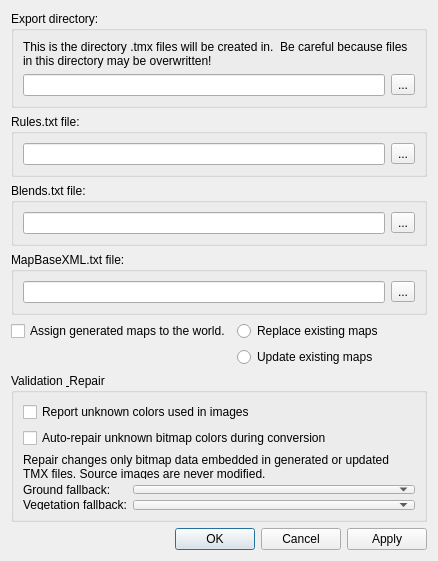
<?xml version="1.0" encoding="UTF-8"?>
<ui version="4.0">
 <class>BMPToTMXDialog</class>
 <widget class="QDialog" name="BMPToTMXDialog">
  <property name="geometry">
   <rect>
    <x>0</x>
    <y>0</y>
    <width>438</width>
    <height>540</height>
   </rect>
  </property>
  <property name="windowTitle">
   <string>BMP To TMX</string>
  </property>
  <layout class="QGridLayout" name="gridLayout">
   <item row="4" column="0">
    <layout class="QFormLayout" name="formLayout">
     <item row="0" column="0">
      <widget class="QCheckBox" name="assignMapCheckBox">
       <property name="text">
        <string>Assign generated maps to the world.</string>
       </property>
      </widget>
     </item>
     <item row="0" column="1">
      <widget class="QRadioButton" name="replaceExisting">
       <property name="text">
        <string>Replace existing maps</string>
       </property>
      </widget>
     </item>
     <item row="1" column="1">
      <widget class="QRadioButton" name="updateExisting">
       <property name="text">
        <string>Update existing maps</string>
       </property>
      </widget>
     </item>
    </layout>
   </item>
   <item row="5" column="0">
    <widget class="QGroupBox" name="validationRepairGroup">
     <property name="title">
      <string>Validation &amp; Repair</string>
     </property>
     <layout class="QVBoxLayout" name="validationRepairLayout">
      <item>
       <widget class="QCheckBox" name="warnUnknownColors">
        <property name="text">
         <string>Report unknown colors used in images</string>
        </property>
       </widget>
      </item>
      <item>
       <widget class="QCheckBox" name="repairUnknownColors">
        <property name="toolTip">
         <string>Replace colors that are not defined by Rules.txt in the generated or updated TMX bitmap data.</string>
        </property>
        <property name="text">
         <string>Auto-repair unknown bitmap colors during conversion</string>
        </property>
       </widget>
      </item>
      <item>
       <widget class="QLabel" name="repairExplanation">
        <property name="text">
         <string>Repair changes only bitmap data embedded in generated or updated TMX files. Source images are never modified.</string>
        </property>
        <property name="wordWrap">
         <bool>true</bool>
        </property>
       </widget>
      </item>
      <item>
       <layout class="QFormLayout" name="repairFallbackLayout">
        <item row="0" column="0">
         <widget class="QLabel" name="groundFallbackLabel">
          <property name="text">
           <string>Ground fallback:</string>
          </property>
         </widget>
        </item>
        <item row="0" column="1">
         <widget class="QComboBox" name="groundFallback"/>
        </item>
        <item row="1" column="0">
         <widget class="QLabel" name="vegetationFallbackLabel">
          <property name="text">
           <string>Vegetation fallback:</string>
          </property>
         </widget>
        </item>
        <item row="1" column="1">
         <widget class="QComboBox" name="vegetationFallback"/>
        </item>
       </layout>
      </item>
     </layout>
    </widget>
   </item>
   <item row="6" column="0">
    <spacer name="verticalSpacer">
     <property name="orientation">
      <enum>Qt::Vertical</enum>
     </property>
     <property name="sizeHint" stdset="0">
      <size>
       <width>20</width>
       <height>40</height>
      </size>
     </property>
    </spacer>
   </item>
   <item row="7" column="0">
    <widget class="QDialogButtonBox" name="buttonBox">
     <property name="orientation">
      <enum>Qt::Horizontal</enum>
     </property>
     <property name="standardButtons">
      <set>QDialogButtonBox::Apply|QDialogButtonBox::Cancel|QDialogButtonBox::Ok</set>
     </property>
    </widget>
   </item>
   <item row="0" column="0">
    <widget class="QGroupBox" name="groupBox">
     <property name="title">
      <string>Export directory:</string>
     </property>
     <layout class="QVBoxLayout" name="verticalLayout">
      <item>
       <widget class="QLabel" name="label">
        <property name="text">
         <string>This is the directory .tmx files will be created in.  Be careful because files in this directory may be overwritten!</string>
        </property>
        <property name="wordWrap">
         <bool>true</bool>
        </property>
       </widget>
      </item>
      <item>
       <widget class="QWidget" name="widget" native="true">
        <layout class="QHBoxLayout" name="horizontalLayout">
         <property name="leftMargin">
          <number>0</number>
         </property>
         <property name="topMargin">
          <number>0</number>
         </property>
         <property name="rightMargin">
          <number>0</number>
         </property>
         <property name="bottomMargin">
          <number>0</number>
         </property>
         <item>
          <widget class="QLineEdit" name="exportEdit">
           <property name="readOnly">
            <bool>true</bool>
           </property>
          </widget>
         </item>
         <item>
          <widget class="QToolButton" name="exportBrowse">
           <property name="text">
            <string>...</string>
           </property>
          </widget>
         </item>
        </layout>
       </widget>
      </item>
     </layout>
    </widget>
   </item>
   <item row="3" column="0">
    <widget class="QGroupBox" name="groupBox_4">
     <property name="title">
      <string>MapBaseXML.txt file:</string>
     </property>
     <layout class="QVBoxLayout" name="verticalLayout_4">
      <item>
       <widget class="QWidget" name="widget_4" native="true">
        <layout class="QHBoxLayout" name="horizontalLayout_4">
         <property name="leftMargin">
          <number>0</number>
         </property>
         <property name="topMargin">
          <number>0</number>
         </property>
         <property name="rightMargin">
          <number>0</number>
         </property>
         <property name="bottomMargin">
          <number>0</number>
         </property>
         <item>
          <widget class="QLineEdit" name="mapbaseEdit">
           <property name="readOnly">
            <bool>true</bool>
           </property>
          </widget>
         </item>
         <item>
          <widget class="QToolButton" name="mapbaseBrowse">
           <property name="text">
            <string>...</string>
           </property>
          </widget>
         </item>
        </layout>
       </widget>
      </item>
     </layout>
    </widget>
   </item>
   <item row="2" column="0">
    <widget class="QGroupBox" name="groupBox_3">
     <property name="title">
      <string>Blends.txt file:</string>
     </property>
     <layout class="QVBoxLayout" name="verticalLayout_3">
      <item>
       <widget class="QWidget" name="widget_3" native="true">
        <layout class="QHBoxLayout" name="horizontalLayout_3">
         <property name="leftMargin">
          <number>0</number>
         </property>
         <property name="topMargin">
          <number>0</number>
         </property>
         <property name="rightMargin">
          <number>0</number>
         </property>
         <property name="bottomMargin">
          <number>0</number>
         </property>
         <item>
          <widget class="QLineEdit" name="blendsEdit">
           <property name="readOnly">
            <bool>true</bool>
           </property>
          </widget>
         </item>
         <item>
          <widget class="QToolButton" name="blendsBrowse">
           <property name="text">
            <string>...</string>
           </property>
          </widget>
         </item>
        </layout>
       </widget>
      </item>
     </layout>
    </widget>
   </item>
   <item row="1" column="0">
    <widget class="QGroupBox" name="groupBox_2">
     <property name="title">
      <string>Rules.txt file:</string>
     </property>
     <layout class="QVBoxLayout" name="verticalLayout_2">
      <item>
       <widget class="QWidget" name="widget_2" native="true">
        <layout class="QHBoxLayout" name="horizontalLayout_2">
         <property name="leftMargin">
          <number>0</number>
         </property>
         <property name="topMargin">
          <number>0</number>
         </property>
         <property name="rightMargin">
          <number>0</number>
         </property>
         <property name="bottomMargin">
          <number>0</number>
         </property>
         <item>
          <widget class="QLineEdit" name="rulesEdit">
           <property name="readOnly">
            <bool>true</bool>
           </property>
          </widget>
         </item>
         <item>
          <widget class="QToolButton" name="rulesBrowse">
           <property name="text">
            <string>...</string>
           </property>
          </widget>
         </item>
        </layout>
       </widget>
      </item>
     </layout>
    </widget>
   </item>
  </layout>
 </widget>
 <resources/>
 <connections>
  <connection>
   <sender>buttonBox</sender>
   <signal>accepted()</signal>
   <receiver>BMPToTMXDialog</receiver>
   <slot>accept()</slot>
   <hints>
    <hint type="sourcelabel">
     <x>248</x>
     <y>254</y>
    </hint>
    <hint type="destinationlabel">
     <x>157</x>
     <y>274</y>
    </hint>
   </hints>
  </connection>
  <connection>
   <sender>buttonBox</sender>
   <signal>rejected()</signal>
   <receiver>BMPToTMXDialog</receiver>
   <slot>reject()</slot>
   <hints>
    <hint type="sourcelabel">
     <x>316</x>
     <y>260</y>
    </hint>
    <hint type="destinationlabel">
     <x>286</x>
     <y>274</y>
    </hint>
   </hints>
  </connection>
 </connections>
</ui>
